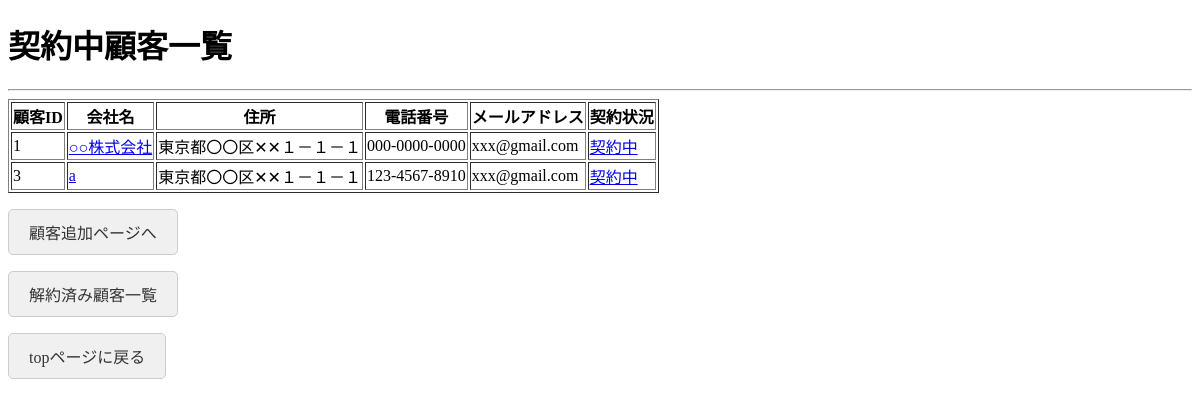
/customer_list, run on the app's committed database.
### tables this page shows
CREATE TABLE customer (
                customer_id INTEGER PRIMARY KEY,
                company TEXT,
                address TEXT,
                tel TEXT,
                email TEXT,
                contract TEXT
                );

### main.py (the view)
@app.route("/customer_list")
def customer_list_page():
    filepath = "database/app.db"
    con = sqlite3.connect(filepath)
    cur = con.cursor()
    cur.execute("""
            SELECT
                customer_id,
                company,
                address,
                tel,
                email,
                contract
            FROM
                customer
            WHERE
                contract NOT IN ('解約済み')
            """)
    items = cur.fetchall()
    con.close()
    return render_template("customer_list.html", items = items)

### templates/customer_list.html (shortened to what this page needs)
<!DOCTYPE html>
<html lang="ja">
<head>
</head>
<body>
    <h1>契約中顧客一覧</h1>
    <hr>
    <table border = "1">
        <thead>
            <tr>
                <th>顧客ID</th>
                <th>会社名</th>
                <th>住所</th>
                <th>電話番号</th>
                <th>メールアドレス</th>
                <th>契約状況</th>
            </tr>
        </thead>
        <tbody>
            {% for item in items %}
            <tr>
                <td>{{ item[0] }}</td>
                <td><a href="{{ url_for('customer_page', id=item[0]) }}">{{ item[1] }}</a></td>
                <td>{{ item[2] }}</td>
                <td>{{ item[3] }}</td>
                <td>{{ item[4] }}</td>
                <td><a href="{{ url_for('update_customer_page', customer_id = item[0]) }}">{{ item[5] }}</a></td>
            </tr>
            {% endfor %}
        </tbody>
    </table>
    <p><a href="{{ url_for('add_customer_page') }}" class = button>顧客追加ページへ</a></p>
    <p><a href="{{ url_for('archived_customer_page') }}" class = button>解約済み顧客一覧</a></p>
    <p><a href="{{ url_for('top_page') }}" class = button>topページに戻る</a></p>
</body>
</html>

### templates/customer_list.html (style rules this page uses)
.button { display: inline-block; padding: 10px 20px; font-size: 16px; text-align: center; text-decoration: none; cursor: pointer; border: 1px solid #ccc; border-radius: 5px; background-color: #f0f0f0; color: #333; }

### data on the page
customer: customer_id "1", company "○○株式会社", address "東京都〇〇区✕✕１－１－１", tel "000-0000-0000", email "xxx@gmail.com", contract "契約中"
customer: customer_id "3", company "a", address "東京都〇〇区✕✕１－１－１", tel "123-4567-8910", email "xxx@gmail.com", contract "契約中"
